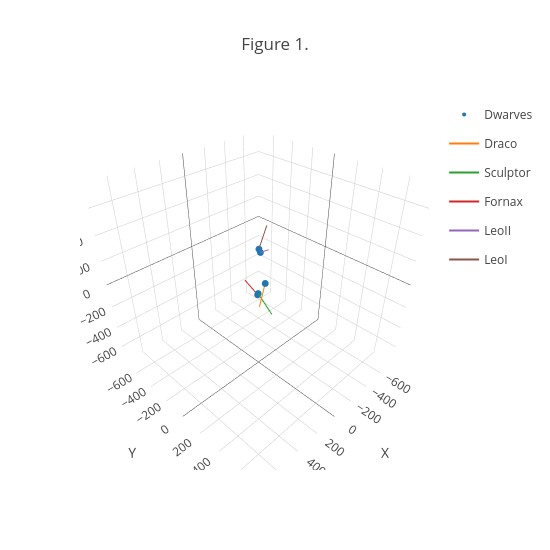

Notebook cell for this chart:
### Code cell
data = go.Scatter3d(x=sGC['x'], y=sGC['y'], z=sGC['z'], text = sGC['Name'], mode='markers', marker=dict(size=4), name='Dwarves')

fig = go.Figure(data)

for i, n in enumerate(sGC['Name']):
    fig.add_trace(
            go.Scatter3d(
                x=[sGC['x'][i].value, sGC['x'][i].value+sGC['v_x'][i].value],
                y=[sGC['y'][i].value, sGC['y'][i].value+sGC['v_y'][i].value],
                z=[sGC['z'][i].value, sGC['z'][i].value+sGC['v_z'][i].value],
                mode='lines', legendgroup=n,  hovertext=n,
                name="{}".format(n)  )  )

fig.update_layout(title='Figure 1.', 
                  autosize=True,
                  scene_camera_eye=dict(x=1.2, y=1.2, z=1.2),
                  scene = dict(
                    xaxis_title='X', yaxis_title='Y', zaxis_title='Z',
                    xaxis = dict(nticks=15,range=[-770,770],),
                    yaxis = dict(nticks=15,range=[-770,770],),
                    zaxis = dict(nticks=15,range=[-770,770],),),
                  width=550, height=550, template='none', scene_aspectmode='cube')
fig.show()

### Figure 1 — Plotly figure (JSON) as saved in the notebook; plotly's stock layout.template omitted (floating-point values rounded to 4 significant figures)
{"data": [{"marker": {"size": 4}, "mode": "markers", "name": "Dwarves", "text": ["Draco", "Sculptor", "Fornax", "LeoII", "LeoI"], "type": "scatter3d", "x": [-4.065, -5.323, -41.43, -76.48, -125.1], "y": [62.18, -9.533, -50.96, -58.17, -121.5], "z": [43.19, -83.29, -134.0, 215.0, 195.5]}, {"hovertext": "Draco", "legendgroup": "Draco", "mode": "lines", "name": "Draco", "type": "scatter3d", "x": [-4.065, 61.91], "y": [62.18, 71.37], "z": [43.19, -124.5]}, {"hovertext": "Sculptor", "legendgroup": "Sculptor", "mode": "lines", "name": "Sculptor", "type": "scatter3d", "x": [-5.323, 13.38], "y": [-9.533, 149.6], "z": [-83.29, -177.6]}, {"hovertext": "Fornax", "legendgroup": "Fornax", "mode": "lines", "name": "Fornax", "type": "scatter3d", "x": [-41.43, -23.77], "y": [-50.96, -167.0], "z": [-134.0, -50.65]}, {"hovertext": "LeoII", "legendgroup": "LeoII", "mode": "lines", "name": "LeoII", "type": "scatter3d", "x": [-76.48, -124.4], "y": [-58.17, -22.96], "z": [215.0, 231.1]}, {"hovertext": "LeoI", "legendgroup": "LeoI", "mode": "lines", "name": "LeoI", "type": "scatter3d", "x": [-125.1, -231.0], "y": [-121.5, -146.2], "z": [195.5, 337.3]}], "layout": {"autosize": true, "height": 550, "scene": {"aspectmode": "cube", "aspectratio": {"x": 1, "y": 1, "z": 1}, "camera": {"eye": {"x": 1.2, "y": 1.2, "z": 1.2}}, "xaxis": {"nticks": 15, "range": [-770, 770], "title": {"text": "X"}, "type": "linear"}, "yaxis": {"nticks": 15, "range": [-770, 770], "title": {"text": "Y"}, "type": "linear"}, "zaxis": {"nticks": 15, "range": [-770, 770], "title": {"text": "Z"}, "type": "linear"}}, "title": {"text": "Figure 1."}, "width": 550}}
